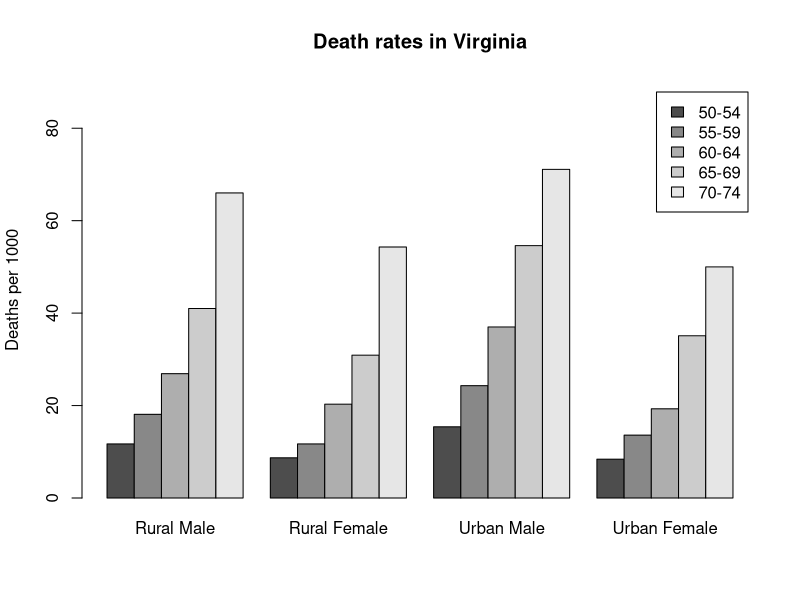
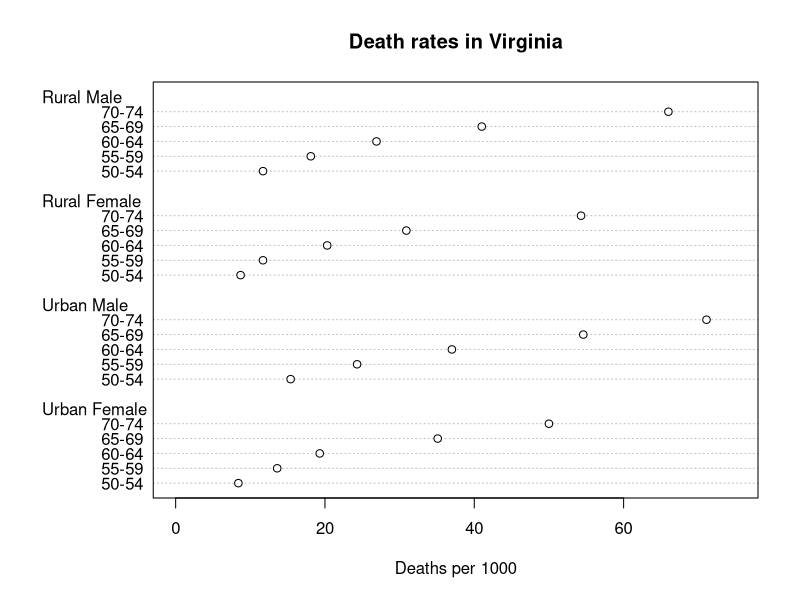
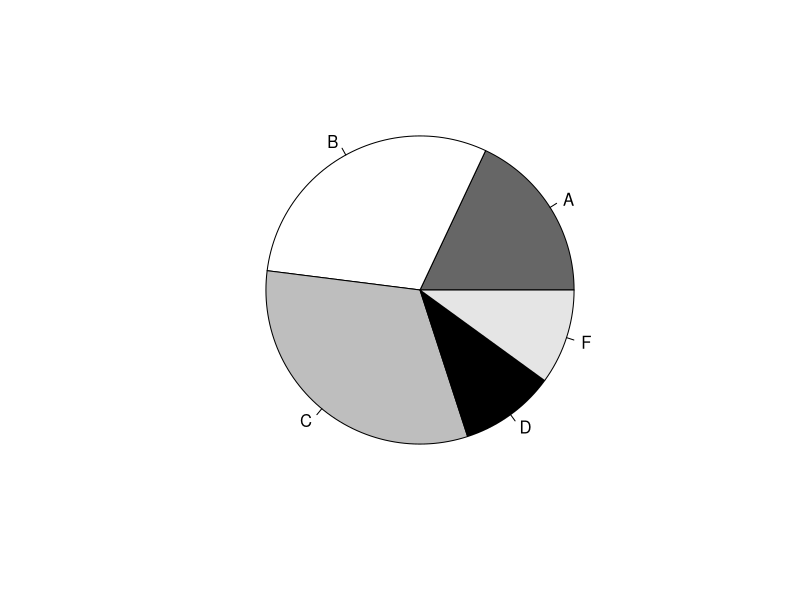
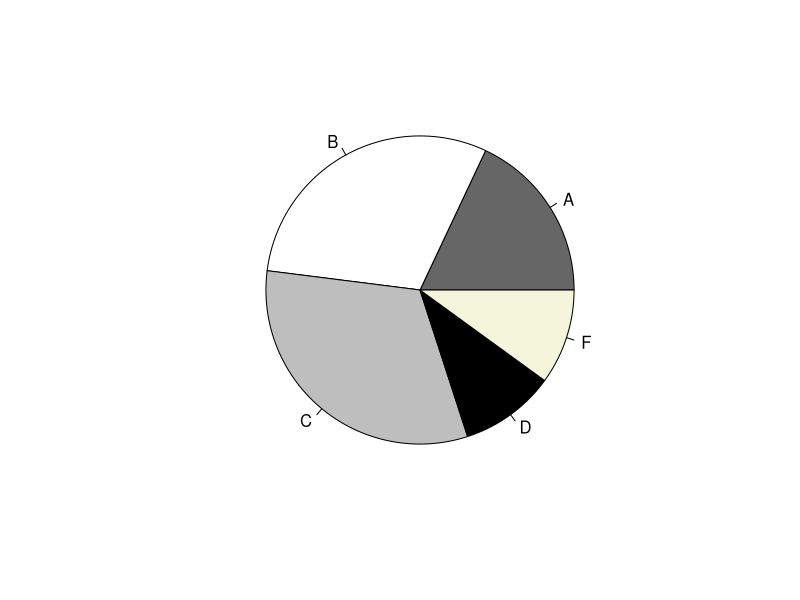
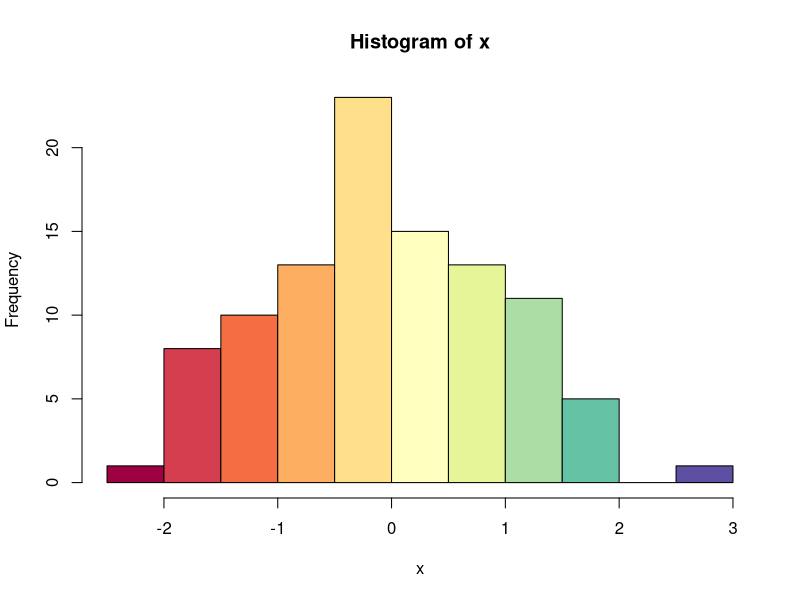
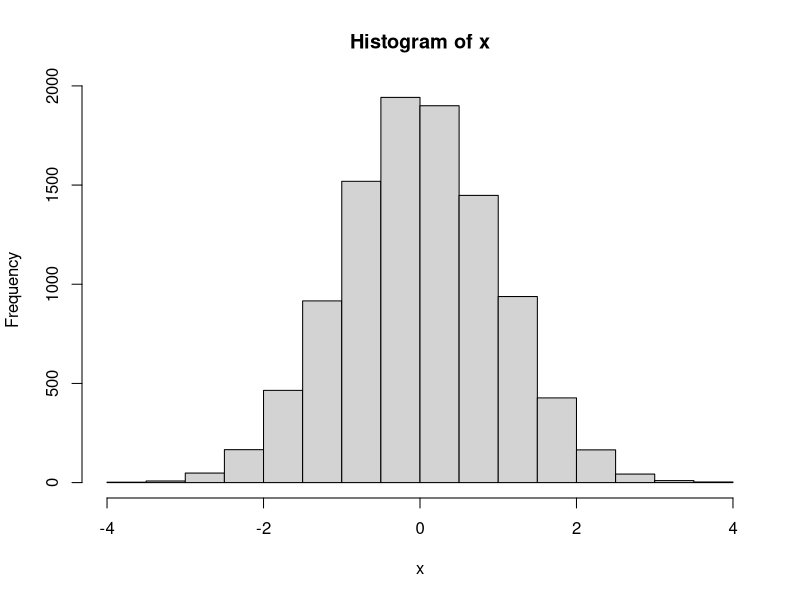
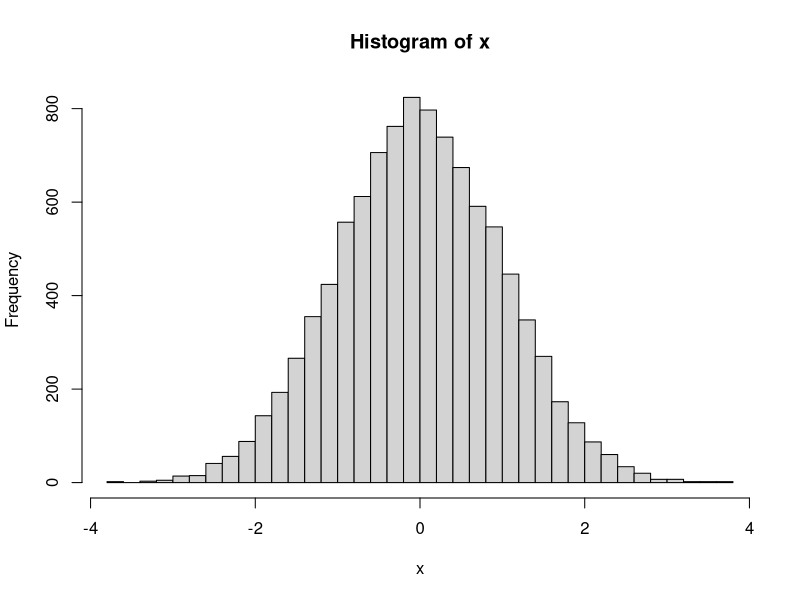
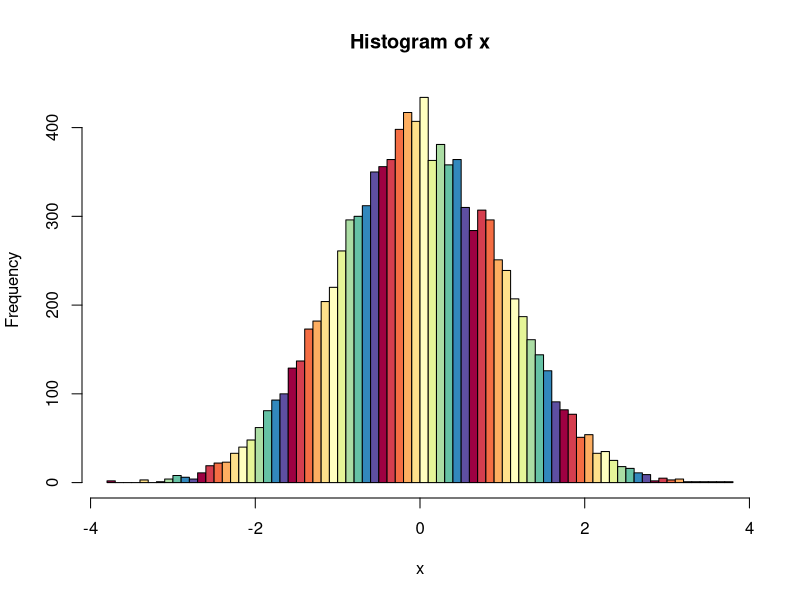

Here is the R script that generated these plots, in order:
## ---- chunk 1
#| message: false

VADeaths
barplot(VADeaths, beside = TRUE, legend = TRUE, ylim = c(0, 90), 
         ylab = "Deaths per 1000", main = "Death rates in Virginia")  # Bar charts
## ---- chunk 2
#| message: false
#| fig-width: 7
#| fig-height: 6
dotchart(VADeaths, xlim = c(0, 75), xlab = "Deaths per 1000", 
         main = "Death rates in Virginia")  # Dot charts
## ---- chunk 3
groupsizes <- c(18, 30, 32, 10, 10)
labels <- c("A", "B", "C", "D", "F")
pie(groupsizes, labels, col = c("grey40", "white", "grey", "black", "grey90"))
## ---- chunk 4
pie(groupsizes, labels, 
    col = c("gray40", "white", "grey", "black", "#F5F5DC"))
## ---- chunk 5
x <- rnorm(100)
library(RColorBrewer)
mypalette <- brewer.pal(20, "Spectral")
hist(x, col = mypalette)

x <- rnorm(10000)
hist(x, breaks = "Sturges") # Default
hist(x, breaks = "Scott")
hist(x, breaks = "Freedman-Diaconis", col = mypalette)
hist(x, breaks = 5)
hist(x, breaks = (-12:12) / 2, col = c("blue", "orange"))
## ---- chunk 6
boxplot(Sepal.Length ~ Species, data = iris, ylab = "Sepal length (cm)", 
        main = "Iris measurement", boxwex = 0.5)    # boxwex changes the width of the box
## ---- chunk 7
x <- rnorm(100)
y <- rpois(100, 30)

plot(x, y, main = "Poisson versus Normal")
plot(x, y, type = "l")
plot(sort(x), sort(y), type = "l")
## ---- chunk 8
head(Orange)
Orange$Tree
summary(Orange$Tree)
unique(as.character(Orange$Tree))

plot(circumference ~ age, data = Orange)
plot(circumference ~ age, data = Orange, pch = as.character(Tree), cex = 0.75)
## ---- chunk 9
X <- rnorm(1000)

par(mfrow = c(2, 2))
A <- rnorm(1000)
qqplot(X, A, main = "A and X are the same")
 
B <- rnorm(1000, mean = 3, sd = 2)
qqplot(X, B, main = "B is rescaled X")
 
C <- rt(1000, df = 2)
qqplot(X, C, main = "C has heavier tails")

D <- exp(rnorm(1000)) 
qqplot(X, D, main = "D is skewed to the right")
## ---- chunk 10
plot(circumference ~ age, data = Orange, pch = as.numeric(Tree))
abline(lm(circumference ~ age, data = Orange, subset = Tree == "1"), lty = 1)
abline(lm(circumference ~ age, data = Orange, subset = Tree == "2"), lty = 2)
abline(lm(circumference ~ age, data = Orange, subset = Tree == "3"), lty = 3)
abline(lm(circumference ~ age, data = Orange, subset = Tree == "4"), lty = 4)
abline(lm(circumference ~ age, data = Orange, subset = Tree == "5"), lty = 5)
legend("topleft", legend = paste("Tree", 1:5), lty = 1:5, pch = 1:5, lwd = c(1, 1, 2, 1, 1))
## ---- chunk 11
par(mar = c(5, 5, 5, 5) + 0.1)
plot(c(1, 9), c(0, 50), type = "n", xlab = "", ylab = "")
text(6, 40, "Plot region")
points(6, 20)
text(6, 20, "(6, 20)", adj = c(0.5, 2))
mtext(paste("Margin", 1:4), side = 1:4, line = 3)
mtext(paste("Line", 0:4), side = 1, line = 0:4, at = 3, cex = 0.6)
mtext(paste("Line", 0:4), side = 2, line = 0:4, at = 15, cex = 0.6)
mtext(paste("Line", 0:4), side = 3, line = 0:4, at = 3, cex = 0.6)
mtext(paste("Line", 0:4), side = 4, line = 0:4, at = 15, cex = 0.6)
## ---- chunk 12
log(1000*islands, 10)
hist(log(1000*islands, 10), axes = FALSE, xlab = "Area (in sq. miles)", 
      main = "Area of the World's Largest Islands")
box()
axis(side = 1, at = 4:7, 
      labels = c("10,000", "100,000", "1,000,000", "10,000,000"))
axis(side = 2)
## ---- chunk 13
# A Silly Axis Example
length <- c(7.9, 6.5, 8.4, 5.5, 6.5, 8.0, 7.0, 7.5)
width <- c(2.3, 1.7, 2.6, 1.7, 1.9, 2.1, 1.8, 1.9)
plot(width ~ length, axes = FALSE)
axis(1, at = c(5.5, 6.2, 6.9, 7.6, 8.3), labels = c("l", "a", "b", "e", "l"), 
     col = "violet")
axis(2, pos = 5.6, las = 2, tck = 0.01)
axis(3, col = "blue", lty = 2, lwd = 5)
axis(4, col = "violet", col.axis = "dark violet", lwd.ticks = 0, font = 5, cex.axis = 0.5)
## ---- chunk 14
zv <- qchisq(0.9, 10)
cord.x <- c(zv, seq(zv, 30, 0.01), zv)
cord.y <- c(0, dchisq(seq(zv, 30, 0.01), 10), 0)
curve(dchisq(x, 10), xlim = c(0, 30), xaxp = c(0, 0, 1), xlab = "", ylab = "", 
      main = expression(paste(chi ^ 2, " distribution")))
axis(1, zv, col = "red", labels = expression(paste(chi[alpha] ^ 2)), cex.axis = 1, 
     font = 3)
polygon(cord.x, cord.y, density = 20, col = "blue")
legend(20, 0.06, legend = expression(paste(alpha, " area")), border = "brown", fill = "blue", density = 20, cex = 1)
